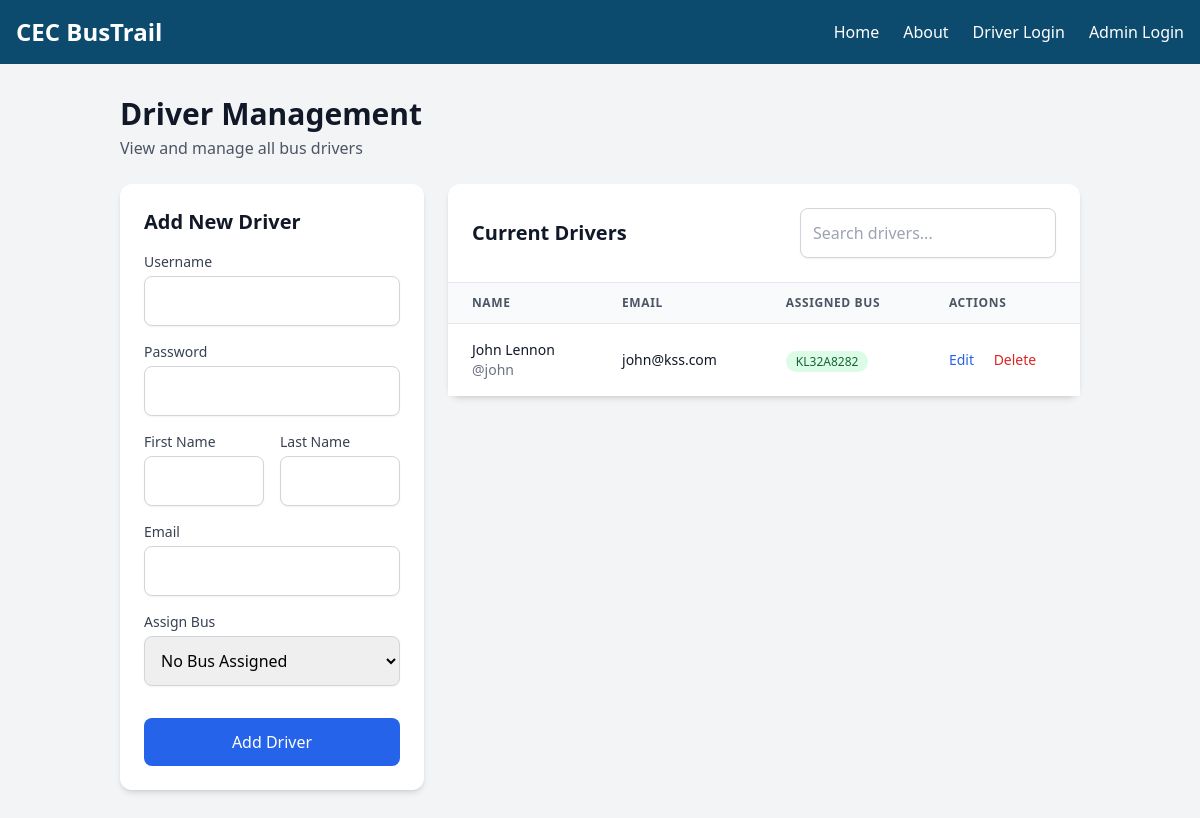
Page /drivers/ (signed in) on the committed database.
### home/models.py (models this page shows, shortened)
class Driver(models.Model):
    user = models.OneToOneField(User, on_delete=models.CASCADE, related_name='driver_profile')
    bus = models.OneToOneField(Bus, on_delete=models.SET_NULL, null=True, blank=True)

class Bus(models.Model):
    number_plate = models.CharField(max_length=20, unique=True)
    route = models.CharField(max_length=255)
    capacity = models.PositiveIntegerField()
    current_location = models.CharField(max_length=255, blank=True, null=True)  # Stores live GPS location
    stops = models.ManyToManyField(BusStop, related_name='buses')  # Many buses can share stops
    tracking_enabled = models.BooleanField(default=False)

### home/views.py (the view, shortened to what this page needs)
# urls.py: path('drivers/', views.driver_management, name='driver_management'),
@login_required
def driver_management(request):
    drivers = Driver.objects.select_related('user', 'bus').all()
    available_buses = Bus.objects.filter(driver__isnull=True)
    context = {
        'drivers': drivers,
        'available_buses': available_buses,
    }
    return render(request, 'driver_management.html', context)

### home/templates/driver_management.html (shortened to what this page needs)
{% extends 'base.html' %}
{% load static %}
{% block content %}
<div class="min-h-screen bg-gray-100 py-8">
    <div class="container mx-auto px-4 sm:px-6 lg:px-8">
        <div class="mb-6 text-center sm:text-left">
            <h1 class="text-3xl font-bold text-gray-900">Driver Management</h1>
            <p class="mt-1 text-gray-600">View and manage all bus drivers</p>
        </div>
        <div class="grid grid-cols-1 lg:grid-cols-3 gap-6">
            <div class="lg:col-span-1">
                <div class="bg-white rounded-xl shadow-md p-6">
                    <h2 class="text-xl font-semibold text-gray-900 mb-4">Add New Driver</h2>
                    <form method="post" class="space-y-4">
                        <div class="grid grid-cols-1 gap-4">
                            <div>
                                <label class="block text-sm font-medium text-gray-700">Username</label>
                                <input type="text" name="username" required class="mt-1 block w-full p-3 border border-gray-300 rounded-lg shadow-sm focus:ring-blue-500 focus:border-blue-500">
                            </div>
                            <div>
                                <label class="block text-sm font-medium text-gray-700">Password</label>
                                <input type="password" name="password" required class="mt-1 block w-full p-3 border border-gray-300 rounded-lg shadow-sm focus:ring-blue-500 focus:border-blue-500">
                            </div>
                            <div class="grid grid-cols-2 gap-4">
                                <div>
                                    <label class="block text-sm font-medium text-gray-700">First Name</label>
                                    <input type="text" name="first_name" required class="mt-1 block w-full p-3 border border-gray-300 rounded-lg shadow-sm focus:ring-blue-500 focus:border-blue-500">
                                </div>
                                <div>
                                    <label class="block text-sm font-medium text-gray-700">Last Name</label>
                                    <input type="text" name="last_name" required class="mt-1 block w-full p-3 border border-gray-300 rounded-lg shadow-sm focus:ring-blue-500 focus:border-blue-500">
                                </div>
                            </div>
                            <div>
                                <label class="block text-sm font-medium text-gray-700">Email</label>
                                <input type="email" name="email" required class="mt-1 block w-full p-3 border border-gray-300 rounded-lg shadow-sm focus:ring-blue-500 focus:border-blue-500">
                            </div>
                            <div>
                                <label class="block text-sm font-medium text-gray-700">Assign Bus</label>
                                <select name="bus" class="mt-1 block w-full p-3 border border-gray-300 rounded-lg shadow-sm focus:ring-blue-500 focus:border-blue-500">
                                    <option value="">No Bus Assigned</option>
                                </select>
                            </div>
                        </div>
                        <div class="pt-4">
                            <button type="submit"
                                    class="w-full py-3 rounded-lg text-white font-medium bg-blue-600 hover:bg-blue-700 focus:ring-2 focus:ring-offset-2 focus:ring-blue-500">
                                Add Driver
                            </button>
                        </div>
                    </form>
                </div>
            </div>
            <div class="lg:col-span-2">
                <div class="bg-white rounded-xl shadow-md">
                    <div class="p-6 border-b border-gray-200 flex flex-col sm:flex-row sm:items-center justify-between">
                        <h2 class="text-xl font-semibold text-gray-900">Current Drivers</h2>
                        <input type="text" id="searchDriver" placeholder="Search drivers..."
                               class="mt-3 sm:mt-0 block w-full sm:w-64 p-3 border border-gray-300 rounded-lg shadow-sm focus:ring-blue-500 focus:border-blue-500">
                    </div>
                    <div class="overflow-x-auto">
                        <table class="min-w-full bg-white divide-y divide-gray-200">
                            <thead class="bg-gray-50">
                                <tr class="text-left text-gray-600 uppercase text-xs tracking-wider">
                                    <th class="px-6 py-3">Name</th>
                                    <th class="px-6 py-3">Email</th>
                                    <th class="px-6 py-3">Assigned Bus</th>
                                    <th class="px-6 py-3">Actions</th>
                                </tr>
                            </thead>
                            <tbody class="divide-y divide-gray-200">
                                {% for driver in drivers %}
                                <tr class="hover:bg-gray-100">
                                    <td class="px-6 py-4">
                                        <div class="text-sm font-medium text-gray-900">{{ driver.user.get_full_name }}</div>
                                        <div class="text-sm text-gray-500">@{{ driver.user.username }}</div>
                                    </td>
                                    <td class="px-6 py-4 text-sm text-gray-900">{{ driver.user.email }}</td>
                                    <td class="px-6 py-4">
                                        {% if driver.bus %}
                                            <span class="px-2.5 py-0.5 rounded-full text-xs font-medium bg-green-100 text-green-800">
                                                {{ driver.bus.number_plate }}
                                            </span>
                                        {% else %}
                                            <span class="px-2.5 py-0.5 rounded-full text-xs font-medium bg-gray-100 text-gray-800">
                                                Not Assigned
                                            </span>
                                        {% endif %}
                                    </td>
                                    <td class="px-6 py-4 text-sm font-medium space-x-4">
                                        <button onclick="editDriver({{ driver.id }})" class="text-blue-600 hover:text-blue-900">Edit</button>
                                        <button onclick="deleteDriver({{ driver.id }})" class="text-red-600 hover:text-red-900">Delete</button>
                                    </td>
                                </tr>
                                {% empty %}
                                <tr>
                                    <td colspan="4" class="px-6 py-4 text-center text-gray-500">
                                        No drivers found. Add your first driver using the form.
                                    </td>
                                </tr>
                                {% endfor %}
                            </tbody>
                        </table>
                    </div>
                </div>
            </div>
        </div>
    </div>
</div>
{% endblock %}

### rows in the picture
Driver: user.get_full_name "John Lennon", user.username "john", user.email "john@kss.com", bus.number_plate "KL32A8282"
